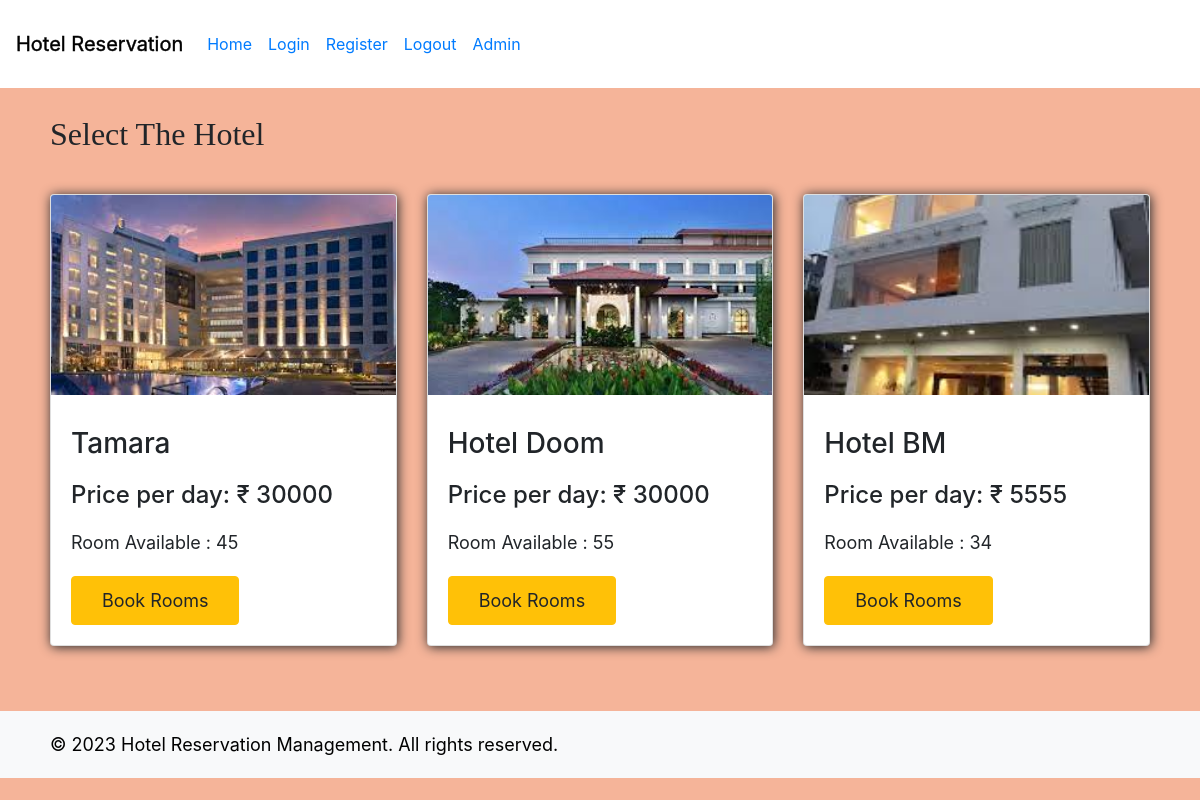
The page /view_hotel/1 on the database its author committed.
### app/models.py (models this page shows, shortened)
class Hotels(models.Model):
    hotel_name = models.CharField(max_length=50)
    Select_location = models.ForeignKey(Location,on_delete=models.CASCADE)
    number_of_rooms = models.IntegerField()
    discription = models.CharField(max_length=1000)
    photo = photo=models.ImageField(upload_to='./static/images')
    rent_per_day = models.IntegerField()

### app/views.py (the view)
# urls.py: path('view_hotel/<int:id>',views.view_hotel,name='view_hotel'),
def view_hotel(request,id):
    location = Location.objects.get(id=id)
    hotels = Hotels.objects.filter(Select_location=location)
    return render(request,"view_hotel.html",{"ho":hotels})

### app/templates/view_hotel.html (shortened to what this page needs)
{% extends 'index.html'%}
{% block content %}
<div class="container">
    <h2 style="
    margin-block: revert; font-family: fantasy;
">Select The Hotel</h2>
    <div style="margin-block: 41px;"  class="row">
    {% for data in ho %}
    <div class="col-md-4">
        <div class="card mb-4 box-shadow"  style="
        box-shadow: 1px 1px 12px 0px;
    ">
          <img class="card-img-top" src="/{{data.photo}}" alt="Product Image">
          <div class="card-body">
            <h3 class="card-text">{{data.hotel_name}}</h3>
            <p class="card-text"><h4>Price per day: ₹ {{data.rent_per_day}}</h4></p>
            <p class="card-text">Room Available : {{data.number_of_rooms}}</p>
            <div class="d-flex justify-content-between align-items-center">
              <a href="/hotel_details/{{data.id}}" ><button type="button" class="btn btn-warning">Book Rooms</button></a>
            </div>
          </div>
        </div>
      </div>
    {% endfor %}
    </div>
</div>
    {% endblock content %}

### app/templates/index.html (style rules this page uses)
body { background-color: #f8f9fa; }
.container { margin: 0; padding: 0px 20px; text-align: left; margin-left: auto; margin-right: auto; }
p { font-size: 18px; margin-bottom: 20px; }
.btn { font-size: 18px; padding: 10px 30px; }

### app/templates/view_hotel.html (style rules this page uses)
.card-img-top { object-fit: cover; height: 200px; }

### rows shown on the page
Hotels: photo (picture), hotel_name "Tamara", rent_per_day "30000", number_of_rooms "45"
Hotels: photo (picture), hotel_name "Hotel Doom", rent_per_day "30000", number_of_rooms "55"
Hotels: photo (picture), hotel_name "Hotel BM", rent_per_day "5555", number_of_rooms "34"
